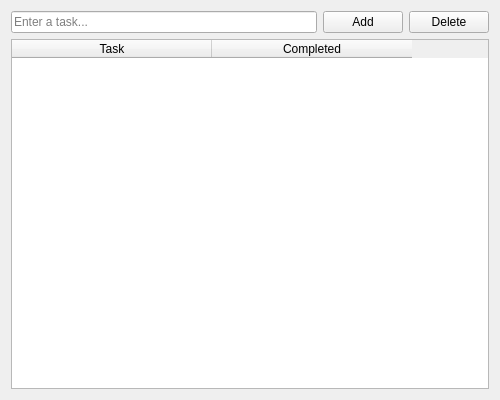
<?xml version="1.0" encoding="UTF-8"?>
<ui version="4.0">
 <class>Form</class>
 <widget class="QWidget" name="Form">
  <property name="geometry">
   <rect>
    <x>0</x>
    <y>0</y>
    <width>500</width>
    <height>400</height>
   </rect>
  </property>
  <property name="windowTitle">
   <string>To-Do List Manager</string>
  </property>

  <layout class="QVBoxLayout" name="verticalLayout">
   <item>
    <layout class="QHBoxLayout" name="horizontalLayout">
     <item>
      <widget class="QLineEdit" name="lineEditTask">
       <property name="placeholderText">
        <string>Enter a task...</string>
       </property>
      </widget>
     </item>
     <item>
      <widget class="QPushButton" name="btnAdd">
       <property name="text">
        <string>Add</string>
       </property>
      </widget>
     </item>
     <item>
      <widget class="QPushButton" name="btnDelete">
       <property name="text">
        <string>Delete</string>
       </property>
      </widget>
     </item>
    </layout>
   </item>
   <item>
<widget class="QTableWidget" name="tableTasks">
     <property name="columnCount">
      <number>2</number>
     </property>
     <property name="rowCount">
      <number>0</number>
     </property>
     <attribute name="horizontalHeaderDefaultSectionSize">
      <number>200</number>
     </attribute>
     <column>
      <property name="text">
       <string>Task</string>
      </property>
     </column>
     <column>
      <property name="text">
       <string>Completed</string>
      </property>
     </column>
    </widget>
   </item>
  </layout>
 </widget>
 <resources/>
 <connections/>
</ui>
